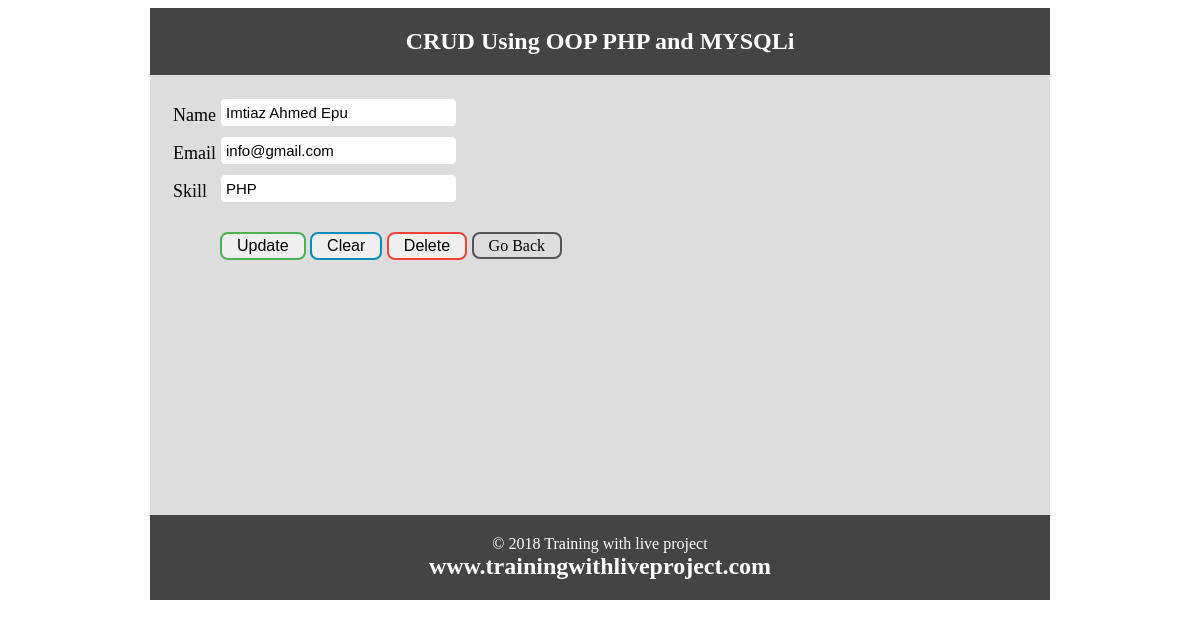
Page /update.php?id=1 on the committed database.
### tables this page shows
CREATE TABLE `user` (
  `id` int(11) NOT NULL,
  `name` varchar(255) NOT NULL,
  `email` varchar(255) NOT NULL,
  `skill` varchar(255) NOT NULL
);

### Database.php (called while the page is built, shortened)
 <?php
class Database {
    private $host 	= DB_HOST;
    private $user 	= DB_USER;
    private $pass   = DB_PASS;
    private $dbname = DB_NAME;
    public $link;
    private function connectDB() {
        $this->link = new mysqli($this->host, $this->user, $this->pass, $this->dbname);
    }
    public function select($selectquery) {
        $result = $this->link->query($selectquery) or die($this->link->error . __LINE__);
        if ($result->num_rows > 0) {
            return $result;
        } else {
            return false;
        }
    }
}
?>

### update.php (the view, shortened to what this page needs)
 <?php
	include 'inc/header.php';
	include 'Database.php';
?>
<?php
	$id          = $_GET['id'];
	$db          = new Database();
	$updatequery = "SELECT * FROM user WHERE id = $id ";
	$getdata     = $db->select($updatequery)->fetch_assoc();
?>
   <form action="update.php?id=<?php echo $id;?>" method="POST">
        <table>
            <tr>
            	<td>Name</td>
            	<td><input type="text" name="name" value="<?php echo $getdata['name']; ?>"></td>
            </tr>
            <tr>
            	<td>Email</td>
            	<td><input type="email" name="email" value="<?php echo $getdata['email']; ?>"></td>
            </tr>
            <tr>
            	<td>Skill</td>
            	<td><input type="text" name="skill" value="<?php echo $getdata['skill']; ?>"></td>
            </tr>
            <tr>
                <td></td>
                <td>
                    <input class="update" type="submit" name="submit"  value="Update">
                    <input type="reset" value="Clear">
                    <input class="rbutton" type="submit" name="delete"  value="Delete">
                    <a class="gbutton" href="index.php">Go Back</a>
                </td>
            </tr>
        </table>
    </form>
<?php
include 'inc/footer.php';
?>

### rows in the picture
user: name "Imtiaz Ahmed Epu", email "info@gmail.com", skill "PHP"
